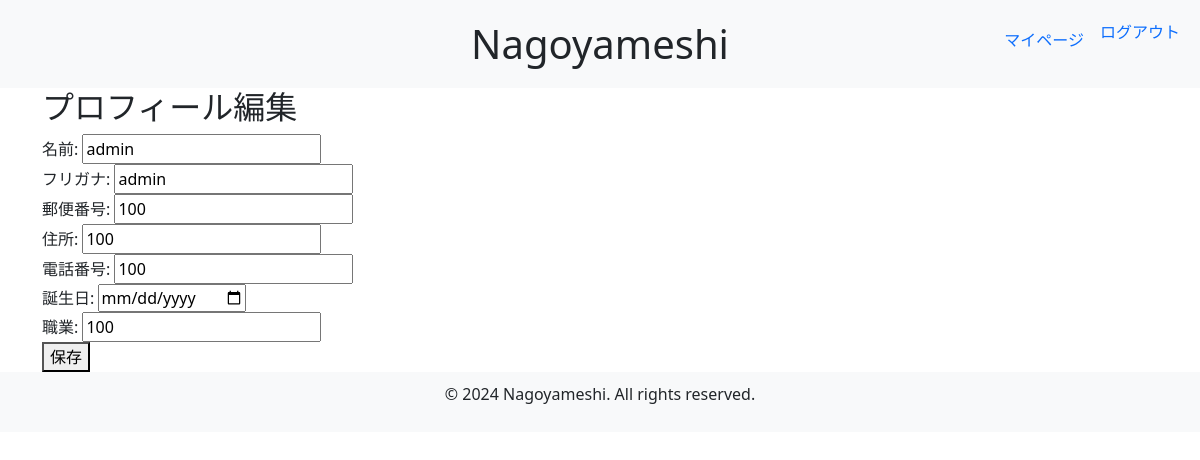
The page /edit_profile/ (signed in) on the database its author committed.
### nagoyameshi/models.py (models this page shows, shortened)
class CustomUser(AbstractUser):#フィールドとメソッド（PW検証など）を継承
    username = None  # usernameフィールドを無効化（DBから削除）
    email = models.EmailField(unique=True)  # DB内のメールアドレスを一意に設定
    full_name = models.CharField(max_length=100)#以下フィールドの設定
    furigana = models.CharField(max_length=100)
    postal_code = models.CharField(max_length=10)
    address = models.CharField(max_length=200)
    phone_number = models.CharField(max_length=15)
    birthdate = models.DateField(null=True, blank=True)
    occupation = models.CharField(max_length=100)
    is_end_user = models.BooleanField(default=False)#カスタムでエンドユーザーかどうかのフラグを追加
    is_admin_user = models.BooleanField(default=False)#管理者かどうかのフラグを追加
    is_subscription_user = models.BooleanField(default=False)  # 有料会員かどうかのフラグを追加
    USERNAME_FIELD = 'email'  # メールアドレスを認証に使用
    REQUIRED_FIELDS = ['full_name', 'furigana', 'postal_code', 'address', 'phone_number', 'birthdate', 'occupation']
    objects = CustomUserManager()  ### CustomUserManagerをオブジェクトとして設定

### nagoyameshi/views.py (the view, shortened to what this page needs)
# urls.py: path('edit_profile/', edit_profile, name='edit_profile'),
@login_required
@csrf_protect
def edit_profile(request):
    user = request.user
    return render(request, 'edit_profile.html', {'user': user})

### nagoyameshi/templates/edit_profile.html (shortened to what this page needs)
{% extends 'base.html' %}
{% block content %}
<h2>プロフィール編集</h2>
<form method="post">
    <label for="full_name">名前:</label>
    <input type="text" id="full_name" name="full_name" value="{{ user.full_name }}" required><br>
    <label for="furigana">フリガナ:</label>
    <input type="text" id="furigana" name="furigana" value="{{ user.furigana }}" required><br>
    <label for="postal_code">郵便番号:</label>
    <input type="text" id="postal_code" name="postal_code" value="{{ user.postal_code }}" required><br>
    <label for="address">住所:</label>
    <input type="text" id="address" name="address" value="{{ user.address }}" required><br>
    <label for="phone_number">電話番号:</label>
    <input type="text" id="phone_number" name="phone_number" value="{{ user.phone_number }}" required><br>
    <label for="birthdate">誕生日:</label>
    <input type="date" id="birthdate" name="birthdate" value="{{ user.birthdate }}"><br>
    <label for="occupation">職業:</label>
    <input type="text" id="occupation" name="occupation" value="{{ user.occupation }}" required><br>
    <button type="submit">保存</button>
</form>
{% endblock %}

### rows shown on the page
CustomUser: full_name "admin", furigana "admin", postal_code "100", address "100", phone_number "100", occupation "100"
